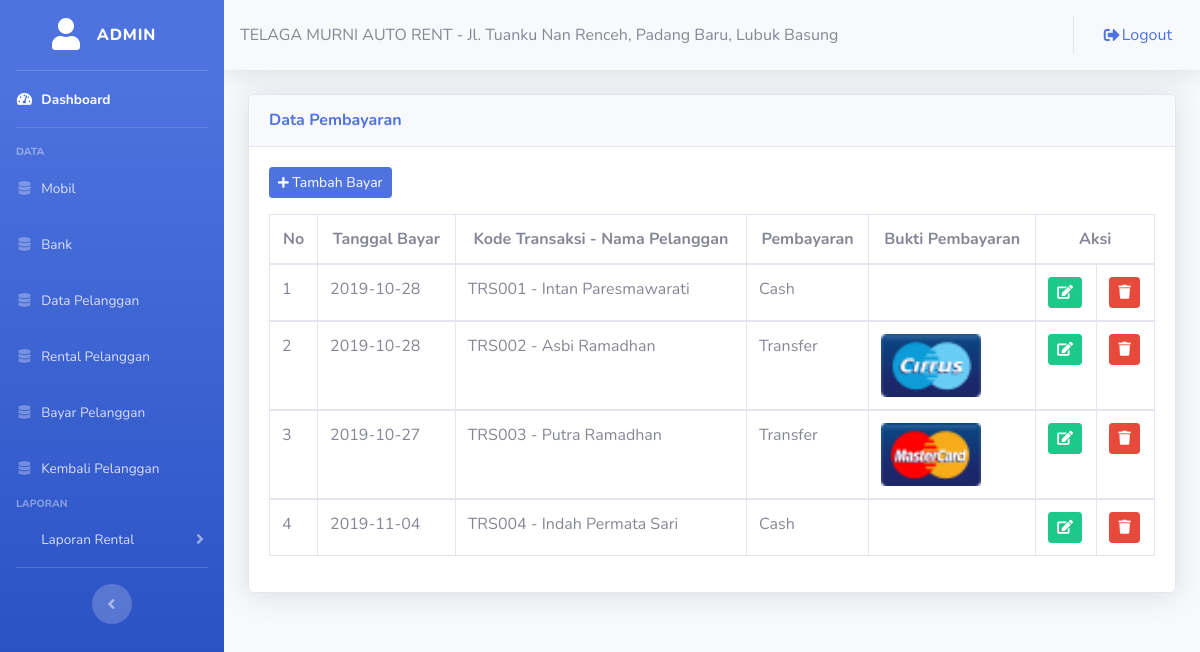
/admin/databayarpel.php (signed in), run on the app's committed database.
### tables this page shows
CREATE TABLE `tbl_pembayaran` (
  `kd_bayar` varchar(6) NOT NULL,
  `kd_transaksi` varchar(6) NOT NULL,
  `tgl_bayar` date NOT NULL,
  `pembayaran` varchar(10) NOT NULL,
  `nm_bank` varchar(10) NOT NULL,
  `no_rek` varchar(20) NOT NULL,
  `nm_rek` varchar(50) NOT NULL,
  `bukti_bayar` text NOT NULL
);

CREATE TABLE `tbl_transaksi` (
  `kd_transaksi` varchar(6) NOT NULL,
  `kd_mobil` varchar(6) NOT NULL,
  `kd_pelanggan` varchar(6) NOT NULL,
  `tgl_sewa` date NOT NULL,
  `tgl_kembali` date NOT NULL,
  `jml_harga` int(11) NOT NULL,
  `denda` int(11) NOT NULL,
  `status_bayar` int(11) NOT NULL,
  `status_kembali` int(11) NOT NULL
);

CREATE TABLE `tbl_pelanggan` (
  `kd_pelanggan` varchar(6) NOT NULL,
  `id` int(11) NOT NULL,
  `no_ktp` varchar(16) NOT NULL,
  `nm_pelanggan` varchar(50) NOT NULL,
  `tgl_lahir` date NOT NULL,
  `alamat` text NOT NULL,
  `no_hp` varchar(12) NOT NULL,
  `fotoktp` text NOT NULL,
  `status_peminjaman` int(11) NOT NULL
);

### admin/databayarpel.php (the view, shortened to what this page needs)
<?php
    include ('style/header.php');
    include ('style/sidebar.php');
?>
<div class="container-fluid">
	<div class="card shadow mt-3 mb-3">
		<div class="card-header py-3">
			<h6 class="m-0 font-weight-bold text-primary">Data Pembayaran</h6>
		</div>
		<div class="card-body">
			<button class="btn btn-sm btn-primary mb-3" data-toggle="modal" data-target="#tambah_bayar"><i class="fas fa-plus fa-sm"></i> Tambah Bayar</button>
      <div class="table-responsive">
			<table class="table table-bordered">
				<thead>
					<tr align="center">
						<th>No</th>
						<th>Tanggal Bayar</th>
						<th>Kode Transaksi - Nama Pelanggan</th>
						<th>Pembayaran</th>
						<th>Bukti Pembayaran</th>
            <th colspan="2">Aksi</th>
					</tr>
				</thead>
				<?php
				include ('../config/koneksi.php');
				$no = 1;
				$query = mysqli_query($konek, "SELECT * FROM tbl_pembayaran a LEFT JOIN tbl_transaksi b ON a.kd_transaksi=b.kd_transaksi LEFT JOIN tbl_pelanggan c ON b.kd_pelanggan=c.kd_pelanggan");
				while($data = mysqli_fetch_assoc($query)){
				?>
				<tbody>
					<tr>
						<td><?php echo $no++; ?></td>
						<td><?php echo $data['tgl_bayar']; ?></td>
						<td><?php echo $data['kd_transaksi']; ?> - <?php echo $data['nm_pelanggan']; ?></td>
						<td><?php echo $data['pembayaran']; ?></td>
						<td><img src="../bukti/<?php echo $data['bukti_bayar']; ?>" alt="" width="100"></td>
            <td><a href="editbayar.php?kd=<?php echo $data['kd_bayar']; ?>"><i class="btn btn-success btn-sm"><span class="fas fa-edit"></span></i></a></td>
            <td><a href="hapusbayar.php?kd=<?php echo $data['kd_bayar']; ?>"><i class="btn btn-danger btn-sm"><span class="fas fa-trash"></span></i></a></td>
					</tr>
				</tbody>
				<?php
				}
				?>
			</table>
    </div>
		</div>
	</div>
</div>
<?php
    include ('style/footer.php');
?>

### data on the page
tbl_pembayaran: tgl_bayar "2019-10-28", kd_transaksi.kd_transaksi "TRS001", tbl_pelanggan.nm_pelanggan "Intan Paresmawarati", pembayaran "Cash"
tbl_pembayaran: tgl_bayar "2019-10-28", kd_transaksi.kd_transaksi "TRS002", tbl_pelanggan.nm_pelanggan "Asbi Ramadhan", pembayaran "Transfer", bukti_bayar (picture)
tbl_pembayaran: tgl_bayar "2019-10-27", kd_transaksi.kd_transaksi "TRS003", tbl_pelanggan.nm_pelanggan "Putra Ramadhan", pembayaran "Transfer", bukti_bayar (picture)
tbl_pembayaran: tgl_bayar "2019-11-04", kd_transaksi.kd_transaksi "TRS004", tbl_pelanggan.nm_pelanggan "Indah Permata Sari", pembayaran "Cash"

### other printed values
$_SESSION['username'] "ADMIN"
